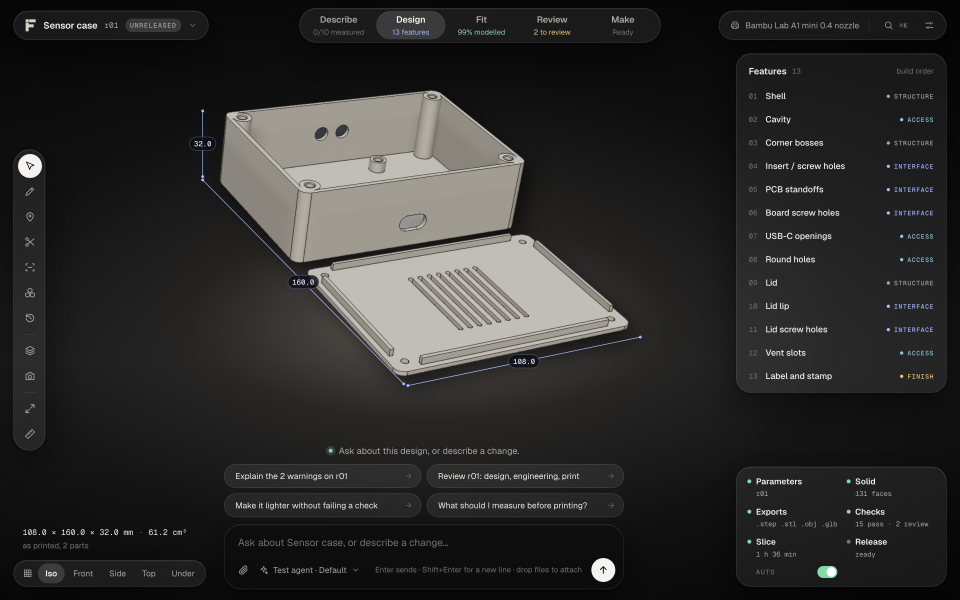
#> input picture docs/design/directions/a/workspace-dark.png, 2880 x 1800 px (shown at 1/3 size)
$ python compare.py
#> lines starting #> are read from the running program, lines starting #| are printed output that depends on the picture
"""h/compare.png: the workspaces of A, the hybrid H and B, side by side.

    .venv/bin/python docs/design/directions/tools/compare.py
"""
from pathlib import Path

from PIL import Image, ImageDraw, ImageFont

ROOT = Path(__file__).resolve().parents[1]
FONT = ROOT.parents[2] / "form/app/assets/fonts/InstrumentSans.ttf"
COLS = [("a", "A  Lightbox", "full-bleed studio, floating glass"),
        ("h", "H  Lightdesk", "A's room and light, B's program listing and command line"),
        ("b", "B  Console", "command line, program listing, readouts")]
BG, INK, INK2 = (9, 9, 10), (240, 238, 234), (150, 148, 144)


def font(size, weight=600):
    f = ImageFont.truetype(str(FONT), size)
    try:
        f.set_variation_by_axes([weight, 100])
    except Exception:
        pass
    return f


def sheet(out, w=1440, h=900, pad=48, gap=36, head=96):
#> called with w = 1440, h = 900, pad = 48, gap = 36, head = 96
    W = pad * 2 + len(COLS) * w + (len(COLS) - 1) * gap
    im = Image.new("RGB", (W, pad + head + h + pad), BG)
    d = ImageDraw.Draw(im)
    for c, (k, name, note) in enumerate(COLS):
        x = pad + c * (w + gap)
        d.text((x, pad), name, font=font(40), fill=INK)
        d.text((x + d.textlength(name, font=font(40)) + 20, pad + 18), note, font=font(22, 400), fill=INK2)
        im.paste(Image.open(ROOT / k / "workspace-dark.png").convert("RGB").resize((w, h), Image.LANCZOS), (x, pad + head))
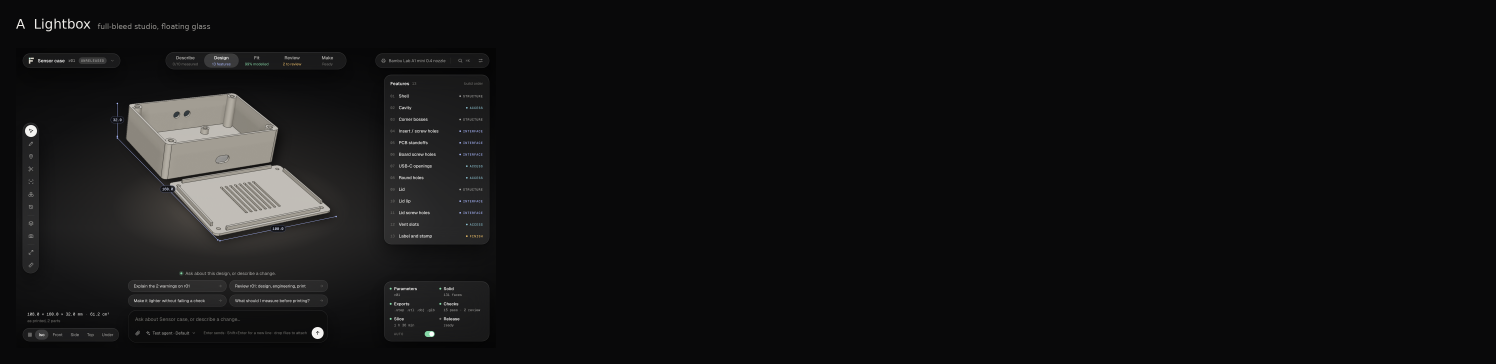
#> im: PIL image 4488x1092 RGB (shown at 1/3 size); mean R, G, B 18.6, 18.4, 19
    im.save(out, optimize=True)
    print(out.relative_to(ROOT), im.size, out.stat().st_size // 1024, "kB")
#| h/compare.png (4488, 1092) 809 kB


sheet(ROOT / "h" / "compare.png")
